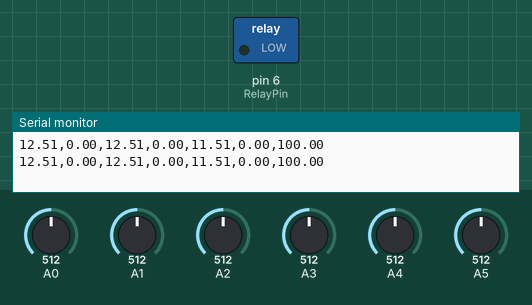
A sketch run on a simulated Arduino Uno, built with avr-gcc and run on an emulated ATmega328P. Parts: switched loads named in the sketch (green lamp = pin HIGH), the last lines printed to the serial monitor. The test bench sets the inputs (shaded band); at power-on: A4 = 512, A0 = 512, A1 = 512, A2 = 512, A3 = 512, A5 = 512.

Above: at 1.8 s.
1.9 s: A4 set to 215
3.4 s: A4 set to 195
At 5.1 s:
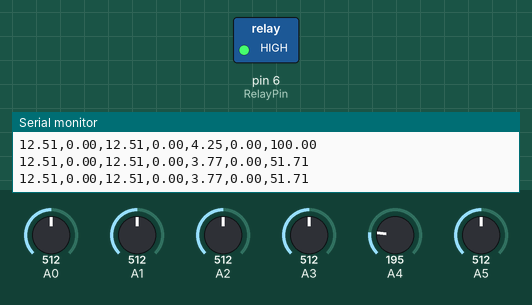
5.5 s: A4 set to 306
At 6.9 s:
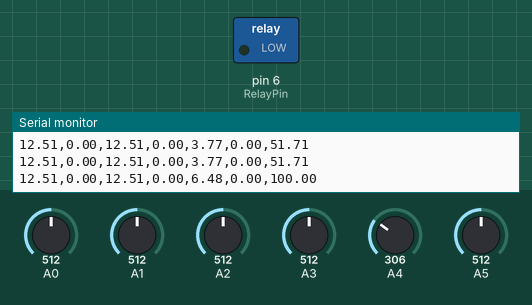
7.5 s: A4 set to 90
At 8.7 s:
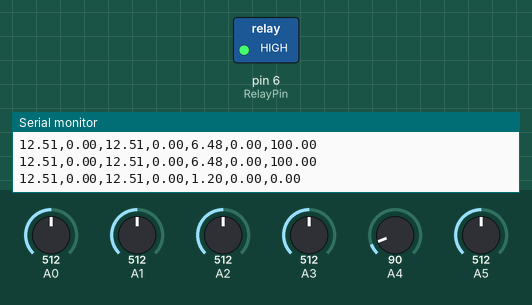
Timing chart, 0 to 10.5 s (numbered marks = the images above; inputs shaded):
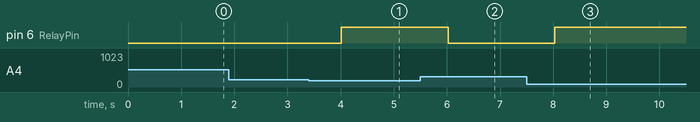

The sketch:

arduino.ino
```cpp
int RelayPin = 6;

void setup() {
  Serial.begin(9600); // Initialize serial communication at 9600 baud rate
  pinMode(RelayPin, OUTPUT);
}


void loop() {
  // Read analog values
  int solarPanel1Voltage = analogRead(A0);
  int solarPanel1Current = analogRead(A2);
  int solarPanel2Voltage = analogRead(A1);
  int solarPanel2Current = analogRead(A3);
  int batteryVoltage = analogRead(A4);
  int batteryCurrent = analogRead(A5);

  // Convert analog readings to actual values
  float solarPanel1VoltageVal = (solarPanel1Voltage / 1023.0) * 25.0;
  float solarPanel1CurrentVal = ((solarPanel1Current / 1023.0) * 5.0) - 2.5;
  float solarPanel2VoltageVal = (solarPanel2Voltage / 1023.0) * 25.0;
  float solarPanel2CurrentVal = ((solarPanel2Current / 1023.0) * 5.0) - 2.5;
  float batteryVoltageVal = ((batteryVoltage / 1023.0) * 25.0)-1;
  float batteryCurrentVal = ((batteryCurrent / 1023.0) * 5.0) - 2.5;

  // Calculate battery percentage
  float batteryPercentage = ((batteryVoltageVal - 3.3) / (4.2 - 3.3)) * 100;
  if (batteryPercentage > 100) batteryPercentage = 100;
  if (batteryPercentage < 0) batteryPercentage = 0;
  // batteryPercentage=batteryPercentage+50;
  if (batteryPercentage<=80){
    digitalWrite(RelayPin, HIGH);
  }
  if(batteryPercentage>=100){
    digitalWrite(RelayPin, LOW);
  }

  // Send the values as a comma-separated string
  Serial.print(solarPanel1VoltageVal);
  Serial.print(",");
  Serial.print(solarPanel1CurrentVal);
  Serial.print(",");
  Serial.print(solarPanel2VoltageVal);
  Serial.print(",");
  Serial.print(solarPanel2CurrentVal);
  Serial.print(",");
  Serial.print(batteryVoltageVal);
  Serial.print(",");
  Serial.print(batteryCurrentVal);
  Serial.print(",");
  Serial.println(batteryPercentage);


  delay(1000); // Wait for a second before sending the next set of values
}
```

Measured:
- the behaviour switches between 206 and 205 on A4 (found by bisection; images 0 and 1)
- after the input at 3.4 s, pin 6 (RelayPin): LOW → HIGH after 0.62 s
- after the input at 5.5 s, pin 6 (RelayPin): HIGH → LOW after 0.52 s
- after the input at 7.5 s, pin 6 (RelayPin): LOW → HIGH after 0.53 s
